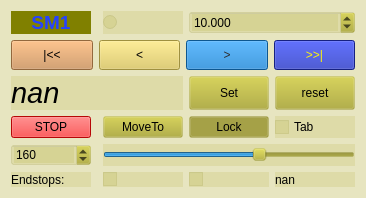
           <widget class="QWidget" name="widget_SM1" native="true">
            <property name="sizePolicy">
             <sizepolicy hsizetype="MinimumExpanding" vsizetype="MinimumExpanding">
              <horstretch>0</horstretch>
              <verstretch>0</verstretch>
             </sizepolicy>
            </property>
            <property name="styleSheet">
             <string notr="true">background-color: rgba(172, 168, 41, 40);</string>
            </property>
            <layout class="QGridLayout" name="gridLayout">
             <item row="8" column="4">
              <widget class="QCheckBox" name="SM1_rightEndstop">
               <property name="sizePolicy">
                <sizepolicy hsizetype="MinimumExpanding" vsizetype="MinimumExpanding">
                 <horstretch>0</horstretch>
                 <verstretch>0</verstretch>
                </sizepolicy>
               </property>
               <property name="maximumSize">
                <size>
                 <width>100</width>
                 <height>16777215</height>
                </size>
               </property>
               <property name="text">
                <string/>
               </property>
              </widget>
             </item>
             <item row="0" column="1">
              <widget class="QLabel" name="label_5">
               <property name="sizePolicy">
                <sizepolicy hsizetype="MinimumExpanding" vsizetype="MinimumExpanding">
                 <horstretch>0</horstretch>
                 <verstretch>0</verstretch>
                </sizepolicy>
               </property>
               <property name="styleSheet">
                <string notr="true">background-color:olive; color:blue;</string>
               </property>
               <property name="text">
                <string>&lt;html&gt;&lt;head/&gt;&lt;body&gt;&lt;p align=&quot;center&quot;&gt;&lt;span style=&quot; font-size:14pt; font-weight:600; color:#2542ff;&quot;&gt;SM1&lt;/span&gt;&lt;/p&gt;&lt;/body&gt;&lt;/html&gt;</string>
               </property>
              </widget>
             </item>
             <item row="4" column="4">
              <widget class="QPushButton" name="SM1_lock">
               <property name="sizePolicy">
                <sizepolicy hsizetype="MinimumExpanding" vsizetype="MinimumExpanding">
                 <horstretch>0</horstretch>
                 <verstretch>0</verstretch>
                </sizepolicy>
               </property>
               <property name="maximumSize">
                <size>
                 <width>100</width>
                 <height>16777215</height>
                </size>
               </property>
               <property name="text">
                <string>Lock</string>
               </property>
               <property name="checkable">
                <bool>true</bool>
               </property>
               <property name="checked">
                <bool>true</bool>
               </property>
              </widget>
             </item>
             <item row="4" column="3">
              <widget class="QPushButton" name="SM1_absMove">
               <property name="sizePolicy">
                <sizepolicy hsizetype="MinimumExpanding" vsizetype="MinimumExpanding">
                 <horstretch>0</horstretch>
                 <verstretch>0</verstretch>
                </sizepolicy>
               </property>
               <property name="maximumSize">
                <size>
                 <width>100</width>
                 <height>16777215</height>
                </size>
               </property>
               <property name="text">
                <string>MoveTo</string>
               </property>
              </widget>
             </item>
             <item row="3" column="1" colspan="3">
              <widget class="QLabel" name="SM1_position">
               <property name="sizePolicy">
                <sizepolicy hsizetype="Preferred" vsizetype="Expanding">
                 <horstretch>0</horstretch>
                 <verstretch>0</verstretch>
                </sizepolicy>
               </property>
               <property name="font">
                <font>
                 <pointsize>22</pointsize>
                 <weight>50</weight>
                 <italic>true</italic>
                 <bold>false</bold>
                </font>
               </property>
               <property name="toolTip">
                <string>&lt;html&gt;&lt;head/&gt;&lt;body&gt;&lt;p&gt;SM1 position&lt;/p&gt;&lt;/body&gt;&lt;/html&gt;</string>
               </property>
               <property name="text">
                <string>nan</string>
               </property>
              </widget>
             </item>
             <item row="2" column="1" colspan="5">
              <layout class="QHBoxLayout" name="horizontalLayout_6">
               <property name="sizeConstraint">
                <enum>QLayout::SetMaximumSize</enum>
               </property>
               <item>
                <widget class="QPushButton" name="SM1_left2end">
                 <property name="sizePolicy">
                  <sizepolicy hsizetype="Expanding" vsizetype="Expanding">
                   <horstretch>0</horstretch>
                   <verstretch>0</verstretch>
                  </sizepolicy>
                 </property>
                 <property name="minimumSize">
                  <size>
                   <width>0</width>
                   <height>30</height>
                  </size>
                 </property>
                 <property name="maximumSize">
                  <size>
                   <width>100</width>
                   <height>16777215</height>
                  </size>
                 </property>
                 <property name="toolTip">
                  <string>backward (continuous)-&gt; StopEnd</string>
                 </property>
                 <property name="styleSheet">
                  <string notr="true">background-color: rgb(206, 145, 85);
color:black;</string>
                 </property>
                 <property name="text">
                  <string>|&lt;&lt;</string>
                 </property>
                </widget>
               </item>
               <item>
                <widget class="QPushButton" name="SM1_stepLeft">
                 <property name="sizePolicy">
                  <sizepolicy hsizetype="Expanding" vsizetype="Expanding">
                   <horstretch>0</horstretch>
                   <verstretch>0</verstretch>
                  </sizepolicy>
                 </property>
                 <property name="minimumSize">
                  <size>
                   <width>0</width>
                   <height>30</height>
                  </size>
                 </property>
                 <property name="maximumSize">
                  <size>
                   <width>100</width>
                   <height>16777215</height>
                  </size>
                 </property>
                 <property name="toolTip">
                  <string>step backward</string>
                 </property>
                 <property name="styleSheet">
                  <string notr="true">background-color:rgb(223, 201, 88);
color:black;</string>
                 </property>
                 <property name="text">
                  <string>&lt;</string>
                 </property>
                </widget>
               </item>
               <item>
                <widget class="QPushButton" name="SM1_stepRight">
                 <property name="sizePolicy">
                  <sizepolicy hsizetype="Expanding" vsizetype="Expanding">
                   <horstretch>0</horstretch>
                   <verstretch>0</verstretch>
                  </sizepolicy>
                 </property>
                 <property name="minimumSize">
                  <size>
                   <width>0</width>
                   <height>30</height>
                  </size>
                 </property>
                 <property name="maximumSize">
                  <size>
                   <width>100</width>
                   <height>16777215</height>
                  </size>
                 </property>
                 <property name="toolTip">
                  <string>step forward</string>
                 </property>
                 <property name="styleSheet">
                  <string notr="true">background-color: rgb(18, 122, 202);
color: rgb(45, 45, 45);</string>
                 </property>
                 <property name="text">
                  <string>&gt;</string>
                 </property>
                </widget>
               </item>
               <item>
                <widget class="QPushButton" name="SM1_right2end">
                 <property name="sizePolicy">
                  <sizepolicy hsizetype="Expanding" vsizetype="Expanding">
                   <horstretch>0</horstretch>
                   <verstretch>0</verstretch>
                  </sizepolicy>
                 </property>
                 <property name="minimumSize">
                  <size>
                   <width>0</width>
                   <height>30</height>
                  </size>
                 </property>
                 <property name="maximumSize">
                  <size>
                   <width>100</width>
                   <height>16777215</height>
                  </size>
                 </property>
                 <property name="toolTip">
                  <string>Forward (continuous)-&gt; StopEnd</string>
                 </property>
                 <property name="styleSheet">
                  <string notr="true">background-color: rgb(31, 46, 181);
color: rgb(255, 247, 8);</string>
                 </property>
                 <property name="text">
                  <string>&gt;&gt;|</string>
                 </property>
                </widget>
               </item>
              </layout>
             </item>
             <item row="4" column="5">
              <widget class="QCheckBox" name="SM1_tabStep">
               <property name="sizePolicy">
                <sizepolicy hsizetype="Expanding" vsizetype="Expanding">
                 <horstretch>0</horstretch>
                 <verstretch>0</verstretch>
                </sizepolicy>
               </property>
               <property name="toolTip">
                <string>Set Steps from SM1_step.table</string>
               </property>
               <property name="text">
                <string>Tab</string>
               </property>
              </widget>
             </item>
             <item row="8" column="5">
              <widget class="QLabel" name="SM1_stepsCounter">
               <property name="sizePolicy">
                <sizepolicy hsizetype="Expanding" vsizetype="Expanding">
                 <horstretch>0</horstretch>
                 <verstretch>0</verstretch>
                </sizepolicy>
               </property>
               <property name="toolTip">
                <string>SM1 driver stepCounter</string>
               </property>
               <property name="text">
                <string>nan</string>
               </property>
              </widget>
             </item>
             <item row="8" column="1">
              <widget class="QLabel" name="label_3">
               <property name="sizePolicy">
                <sizepolicy hsizetype="MinimumExpanding" vsizetype="MinimumExpanding">
                 <horstretch>0</horstretch>
                 <verstretch>0</verstretch>
                </sizepolicy>
               </property>
               <property name="text">
                <string>Endstops:</string>
               </property>
              </widget>
             </item>
             <item row="8" column="3">
              <widget class="QCheckBox" name="SM1_leftEndstop">
               <property name="sizePolicy">
                <sizepolicy hsizetype="MinimumExpanding" vsizetype="MinimumExpanding">
                 <horstretch>0</horstretch>
                 <verstretch>0</verstretch>
                </sizepolicy>
               </property>
               <property name="maximumSize">
                <size>
                 <width>100</width>
                 <height>16777215</height>
                </size>
               </property>
               <property name="text">
                <string/>
               </property>
               <property name="checkable">
                <bool>true</bool>
               </property>
               <property name="checked">
                <bool>false</bool>
               </property>
               <property name="autoRepeat">
                <bool>false</bool>
               </property>
              </widget>
             </item>
             <item row="0" column="3">
              <widget class="QRadioButton" name="SM1_moving">
               <property name="sizePolicy">
                <sizepolicy hsizetype="MinimumExpanding" vsizetype="MinimumExpanding">
                 <horstretch>0</horstretch>
                 <verstretch>0</verstretch>
                </sizepolicy>
               </property>
               <property name="maximumSize">
                <size>
                 <width>100</width>
                 <height>16777215</height>
                </size>
               </property>
               <property name="toolTip">
                <string>is moving</string>
               </property>
               <property name="text">
                <string/>
               </property>
              </widget>
             </item>
             <item row="5" column="1">
              <widget class="QSpinBox" name="SM1_speed_val">
               <property name="sizePolicy">
                <sizepolicy hsizetype="MinimumExpanding" vsizetype="MinimumExpanding">
                 <horstretch>0</horstretch>
                 <verstretch>0</verstretch>
                </sizepolicy>
               </property>
               <property name="toolTip">
                <string>SM1 speed</string>
               </property>
               <property name="minimum">
                <number>1</number>
               </property>
               <property name="maximum">
                <number>90000</number>
               </property>
               <property name="value">
                <number>160</number>
               </property>
              </widget>
             </item>
             <item row="0" column="4" colspan="2">
              <widget class="QDoubleSpinBox" name="SM1_step">
               <property name="sizePolicy">
                <sizepolicy hsizetype="Expanding" vsizetype="Expanding">
                 <horstretch>0</horstretch>
                 <verstretch>0</verstretch>
                </sizepolicy>
               </property>
               <property name="decimals">
                <number>3</number>
               </property>
               <property name="minimum">
                <double>0.000000000000000</double>
               </property>
               <property name="maximum">
                <double>99999999999.000000000000000</double>
               </property>
               <property name="value">
                <double>10.000000000000000</double>
               </property>
              </widget>
             </item>
             <item row="3" column="4">
              <widget class="QPushButton" name="SM1_setPosition">
               <property name="sizePolicy">
                <sizepolicy hsizetype="MinimumExpanding" vsizetype="MinimumExpanding">
                 <horstretch>0</horstretch>
                 <verstretch>0</verstretch>
                </sizepolicy>
               </property>
               <property name="toolTip">
                <string>set SM1 Position Value</string>
               </property>
               <property name="autoFillBackground">
                <bool>false</bool>
               </property>
               <property name="text">
                <string>Set</string>
               </property>
              </widget>
             </item>
             <item row="3" column="5">
              <widget class="QPushButton" name="SM1_reset">
               <property name="sizePolicy">
                <sizepolicy hsizetype="MinimumExpanding" vsizetype="MinimumExpanding">
                 <horstretch>0</horstretch>
                 <verstretch>0</verstretch>
                </sizepolicy>
               </property>
               <property name="maximumSize">
                <size>
                 <width>100</width>
                 <height>16777215</height>
                </size>
               </property>
               <property name="toolTip">
                <string>reset position</string>
               </property>
               <property name="text">
                <string>reset</string>
               </property>
              </widget>
             </item>
             <item row="4" column="1">
              <widget class="QPushButton" name="SM1_stop">
               <property name="sizePolicy">
                <sizepolicy hsizetype="Expanding" vsizetype="Expanding">
                 <horstretch>0</horstretch>
                 <verstretch>0</verstretch>
                </sizepolicy>
               </property>
               <property name="styleSheet">
                <string notr="true">background-color: rgb(255, 10, 10);</string>
               </property>
               <property name="text">
                <string>STOP</string>
               </property>
              </widget>
             </item>
             <item row="5" column="3" colspan="3">
              <widget class="QSlider" name="SM1_speed">
               <property name="sizePolicy">
                <sizepolicy hsizetype="Expanding" vsizetype="Expanding">
                 <horstretch>0</horstretch>
                 <verstretch>0</verstretch>
                </sizepolicy>
               </property>
               <property name="minimum">
                <number>1</number>
               </property>
               <property name="maximum">
                <number>254</number>
               </property>
               <property name="singleStep">
                <number>1</number>
               </property>
               <property name="pageStep">
                <number>20</number>
               </property>
               <property name="value">
                <number>160</number>
               </property>
               <property name="orientation">
                <enum>Qt::Horizontal</enum>
               </property>
               <property name="invertedAppearance">
                <bool>false</bool>
               </property>
               <property name="invertedControls">
                <bool>false</bool>
               </property>
              </widget>
             </item>
            </layout>
           </widget>
